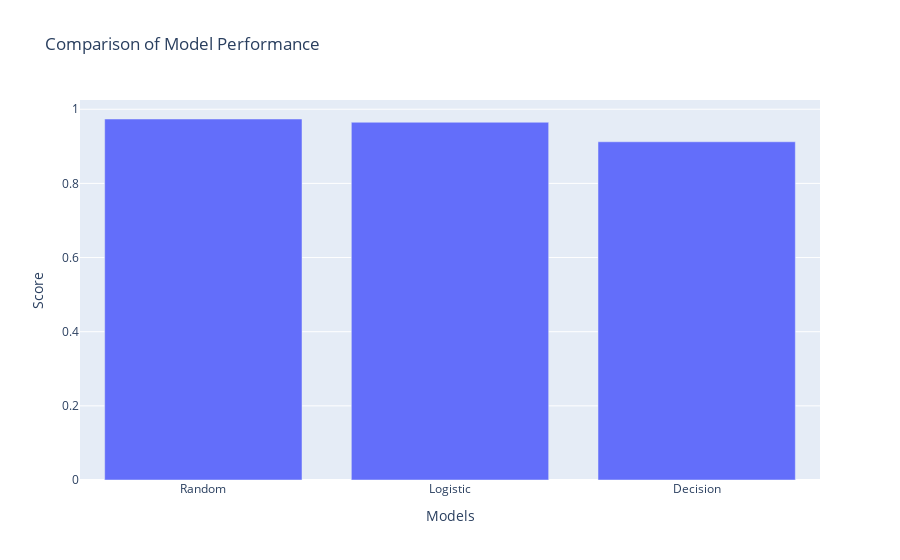

Notebook source saved alongside this figure:
### Code cell
import plotly.graph_objects as go

models = ['Random', 'Logistic', 'Decision']
accuracy_scores = [accuracy_score(Y_test,model[0].predict(X_test)), accuracy_score(Y_test,model[1].predict(X_test)), accuracy_score(Y_test,model[2].predict(X_test))]


fig = go.Figure(data=[
    go.Bar(name='Accuracy', x=models, y=accuracy_scores)])
   

fig.update_layout(barmode='group', title_text='Comparison of Model Performance', xaxis_title='Models', yaxis_title='Score')
fig.show()

### Figure 1 — Plotly figure (JSON) as saved in the notebook; plotly's stock layout.template omitted (floating-point values rounded to 4 significant figures)
{"data": [{"name": "Accuracy", "type": "bar", "x": ["Random", "Logistic", "Decision"], "y": [0.9737, 0.9649, 0.9123]}], "layout": {"barmode": "group", "title": {"text": "Comparison of Model Performance"}, "xaxis": {"title": {"text": "Models"}}, "yaxis": {"title": {"text": "Score"}}}}
